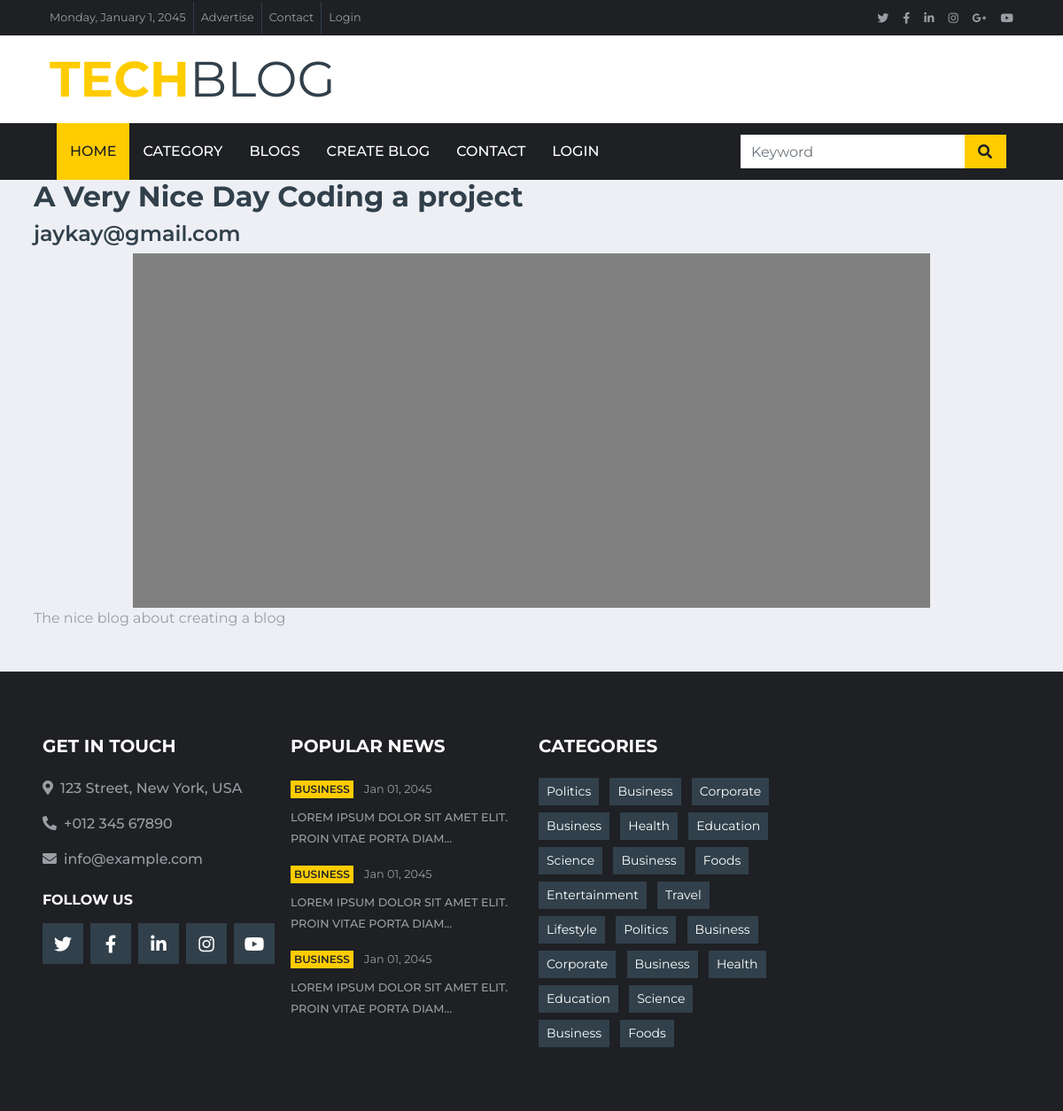
Page /blogs/3/ on the committed database.
### core/models.py (models this page shows, shortened)
class Blog(models.Model):
    author = models.ForeignKey(User, null=True, on_delete=models.SET_NULL)
    title = models.CharField(max_length= 100)
    content = models.TextField()
    category = models.ManyToManyField(Category) #
    image = models.ImageField(null=True, blank=True) # new addition. this field is optional
    views = models.ManyToManyField(User, related_name="views", blank = True)
    date_created = models.DateTimeField(auto_now_add=True)
    date_updated = models.DateTimeField(auto_now=True)

class User(AbstractUser):
    username = None
    email = models.EmailField("email", unique=True)
    USERNAME_FIELD = "email"
    REQUIRED_FIELDS = []
    objects = UserManager()
    def __str__(self):
        return self.email

### core/views.py (the view)
# urls.py: path("blogs/<int:pk>/",views.DetailBlogView.as_view(), name="blog_details"),
class DetailBlogView(View):
    def get(self,request, pk):
        try:
            blog = Blog.objects.get(pk = pk)
        except Blog.DoesNotExist:
            messages.error(self.request,"Blog not found")
            return redirect("/")
        comments = blog.comment_set.all() # get all the comments under this blog
        context = {
            "object":blog,
            "comments": comments
        }
        return render(request,"blogs_detail.html", context)

### core/templates/blogs_detail.html (shortened to what this page needs)
{% extends 'base.html' %}
{% load static %}
{% block content %}
<div class="container">
    <h2 class="title">
        {{object.title}}
    </h2>
    <h4 class="author">
        {{object.author}}
    </h4>
    {% if object.image %}
    {% else %}
    <div style="width: 80%; height: 400px; margin: auto; background-color: gray;">
    </div>
    {% endif%}
    <div>
        <p>{{object.content}}</p>
    </div>
</div>
{% endblock %}

### rows in the picture
Blog: title "A Very Nice Day Coding a project", author "jaykay@gmail.com", content "The nice blog about creating a blog"
